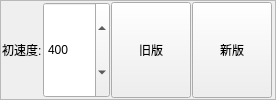
           <widget class="QFrame" name="frame_5">
            <property name="frameShape">
             <enum>QFrame::StyledPanel</enum>
            </property>
            <property name="frameShadow">
             <enum>QFrame::Plain</enum>
            </property>
            <layout class="QGridLayout" name="gridLayout_6">
             <property name="leftMargin">
              <number>1</number>
             </property>
             <property name="topMargin">
              <number>1</number>
             </property>
             <property name="rightMargin">
              <number>3</number>
             </property>
             <property name="bottomMargin">
              <number>1</number>
             </property>
             <property name="spacing">
              <number>1</number>
             </property>
             <item row="0" column="3">
              <widget class="QPushButton" name="pushButton_V_Min_new">
               <property name="sizePolicy">
                <sizepolicy hsizetype="Minimum" vsizetype="Minimum">
                 <horstretch>0</horstretch>
                 <verstretch>0</verstretch>
                </sizepolicy>
               </property>
               <property name="text">
                <string>新版</string>
               </property>
              </widget>
             </item>
             <item row="0" column="2">
              <widget class="QPushButton" name="pushButton_V_Min_old">
               <property name="sizePolicy">
                <sizepolicy hsizetype="Minimum" vsizetype="Minimum">
                 <horstretch>0</horstretch>
                 <verstretch>0</verstretch>
                </sizepolicy>
               </property>
               <property name="text">
                <string>旧版</string>
               </property>
              </widget>
             </item>
             <item row="0" column="1">
              <widget class="QSpinBox" name="spinBox_V_Min">
               <property name="sizePolicy">
                <sizepolicy hsizetype="Minimum" vsizetype="Minimum">
                 <horstretch>0</horstretch>
                 <verstretch>0</verstretch>
                </sizepolicy>
               </property>
               <property name="minimum">
                <number>1</number>
               </property>
               <property name="maximum">
                <number>999999999</number>
               </property>
               <property name="value">
                <number>400</number>
               </property>
              </widget>
             </item>
             <item row="0" column="0">
              <widget class="QLabel" name="label_11">
               <property name="sizePolicy">
                <sizepolicy hsizetype="Fixed" vsizetype="Minimum">
                 <horstretch>0</horstretch>
                 <verstretch>0</verstretch>
                </sizepolicy>
               </property>
               <property name="text">
                <string>初速度:</string>
               </property>
              </widget>
             </item>
            </layout>
           </widget>
